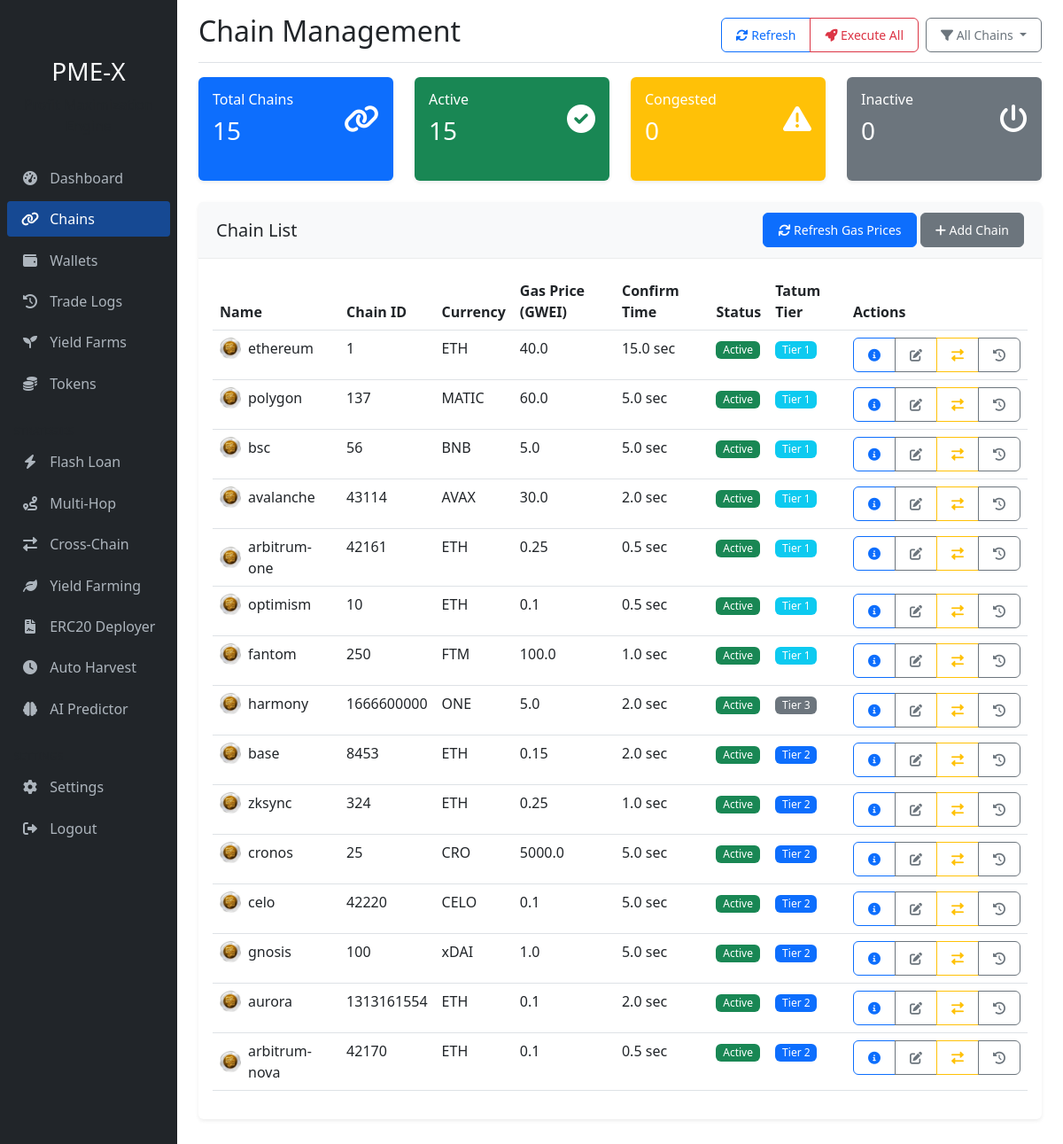
The page /chains (signed in) on the database its author committed.
### app/models/wallet.py (models this page shows, shortened)
class ChainInfo(db.Model):
    id = db.Column(db.Integer, primary_key=True)
    name = db.Column(db.String(50), nullable=False, unique=True)
    chain_id = db.Column(db.Integer, nullable=False, unique=True)
    rpc_url = db.Column(db.String(256), nullable=False)
    explorer_url = db.Column(db.String(256), nullable=True)
    currency_symbol = db.Column(db.String(10), nullable=False)
    avg_gas_price = db.Column(db.Float, nullable=True)  # in GWEI
    avg_confirmation_time = db.Column(db.Float, nullable=True)  # in seconds
    last_updated = db.Column(db.DateTime, default=datetime.utcnow)
    status = db.Column(db.String(20), default="active")  # active, inactive, congested
    tatum_network = db.Column(db.String(50), nullable=True)
    tatum_tier = db.Column(db.Integer, nullable=True)

### app/routes/dashboard.py (the view)
@dashboard_bp.route('/chains')
@login_required
def chains():
    chains = ChainInfo.query.all()
    chain_info = {}
    for chain in chains:
        chain_trades = Trade.query.filter_by(chain=chain.name).all()
        if chain_trades:
            avg_execution_time = sum(trade.execution_time or 0 for trade in chain_trades) / len(chain_trades)
            avg_profit = sum(trade.net_profit for trade in chain_trades) / len(chain_trades)
            trade_count = len(chain_trades)
        else:
            avg_execution_time = 0
            avg_profit = 0
            trade_count = 0
        chain_info[chain.name] = {
            'trade_count': trade_count,
            'avg_profit': avg_profit,
            'avg_execution_time': avg_execution_time
        }
    return render_template('dashboard/chains.html',
                           title='Chains',
                           chains=chains,
                           chain_stats=chain_info)

### app/models/user.py (called while the page is built)
@login_manager.user_loader
def load_user(user_id):
    return User.query.get(int(user_id))

### app/templates/dashboard/chains.html (shortened to what this page needs)
{% extends "base.html" %}
{% block header %}Chain Management{% endblock %}
{% block content %}
<div class="row mb-4">
    <div class="col-md-3">
        <div class="card bg-primary text-white h-100">
            <div class="card-body">
                <div class="d-flex justify-content-between align-items-center">
                    <div>
                        <h6 class="card-title">Total Chains</h6>
                        <h3 class="mb-0">{{ chains|length }}</h3>
                    </div>
                    <i class="fas fa-link fa-2x"></i>
                </div>
            </div>
        </div>
    </div>
    <div class="col-md-3">
        <div class="card bg-success text-white h-100">
            <div class="card-body">
                <div class="d-flex justify-content-between align-items-center">
                    <div>
                        <h6 class="card-title">Active</h6>
                        <h3 class="mb-0">{{ chains|selectattr('status', 'equalto', 'active')|list|length }}</h3>
                    </div>
                    <i class="fas fa-check-circle fa-2x"></i>
                </div>
            </div>
        </div>
    </div>
    <div class="col-md-3">
        <div class="card bg-warning text-white h-100">
            <div class="card-body">
                <div class="d-flex justify-content-between align-items-center">
                    <div>
                        <h6 class="card-title">Congested</h6>
                        <h3 class="mb-0">{{ chains|selectattr('status', 'equalto', 'congested')|list|length }}</h3>
                    </div>
                    <i class="fas fa-exclamation-triangle fa-2x"></i>
                </div>
            </div>
        </div>
    </div>
    <div class="col-md-3">
        <div class="card bg-secondary text-white h-100">
            <div class="card-body">
                <div class="d-flex justify-content-between align-items-center">
                    <div>
                        <h6 class="card-title">Inactive</h6>
                        <h3 class="mb-0">{{ chains|selectattr('status', 'equalto', 'inactive')|list|length }}</h3>
                    </div>
                    <i class="fas fa-power-off fa-2x"></i>
                </div>
            </div>
        </div>
    </div>
</div>
<div class="card">
    <div class="card-header d-flex justify-content-between align-items-center">
        <h5 class="mb-0">Chain List</h5>
        <div>
            <button class="btn btn-sm btn-primary" data-bs-toggle="modal" data-bs-target="#refreshChainModal">
                <i class="fas fa-sync"></i> Refresh Gas Prices
            </button>
            <button class="btn btn-sm btn-secondary" data-bs-toggle="modal" data-bs-target="#addChainModal">
                <i class="fas fa-plus"></i> Add Chain
            </button>
        </div>
    </div>
    <div class="card-body">
        {% if chains %}
        <div class="table-responsive">
            <table class="table table-hover" id="chain-table">
                <thead>
                    <tr>
                        <th>Name</th>
                        <th>Chain ID</th>
                        <th>Currency</th>
                        <th>Gas Price (GWEI)</th>
                        <th>Confirm Time</th>
                        <th>Status</th>
                        <th>Tatum Tier</th>
                        <th>Actions</th>
                    </tr>
                </thead>
                <tbody>
                    {% for chain in chains %}
                    <tr>
                        <td>
                            <div class="d-flex align-items-center">
                                <img src="{{ url_for('static', filename='img/chains/' ~ chain.name ~ '.png') }}"
                                     onerror="this.src='{{ url_for('static', filename='img/chains/default.jpeg') }}';"
                                     alt="{{ chain.name }}" class="me-2" width="24" height="24" />
                                <span>{{ chain.name }}</span>
                            </div>
                        </td>
                        <td>{{ chain.chain_id }}</td>
                        <td>{{ chain.currency_symbol }}</td>
                        <td>{{ chain.avg_gas_price }}</td>
                        <td>{{ chain.avg_confirmation_time }} sec</td>
                        <td>
                            {% if chain.status == 'active' %}
                            <span class="badge bg-success">Active</span>
                            {% elif chain.status == 'congested' %}
                            <span class="badge bg-warning">Congested</span>
                            {% else %}
                            <span class="badge bg-secondary">Inactive</span>
                            {% endif %}
                        </td>
                        <td>
                            <span class="badge {% if chain.tatum_tier == 1 %}bg-info{% elif chain.tatum_tier == 2 %}bg-primary{% else %}bg-secondary{% endif %}">
                                Tier {{ chain.tatum_tier }}
                            </span>
                        </td>
                        <td>
                            <div class="btn-group">
                                <button class="btn btn-sm btn-outline-primary chain-details-btn" data-chain-id="{{ chain.id }}">
                                    <i class="fas fa-info-circle"></i>
                                </button>
                                <button class="btn btn-sm btn-outline-secondary chain-edit-btn"
                                        data-chain-id="{{ chain.id }}"
                                        data-name="{{ chain.name }}"
                                        data-chain-id-value="{{ chain.chain_id }}"
                                        data-currency="{{ chain.currency_symbol }}"
                                        data-rpc-url="{{ chain.rpc_url }}"
                                        data-explorer-url="{{ chain.explorer_url }}"
                                        data-tatum-network="{{ chain.tatum_network }}"
                                        data-tatum-tier="{{ chain.tatum_tier }}"
                                        data-status="{{ chain.status }}">
                                    <i class="fas fa-edit"></i>
                                </button>
                                <button class="btn btn-sm btn-outline-warning chain-status-btn" data-chain-id="{{ chain.id }}">
                                    <i class="fas fa-exchange-alt"></i>
                                </button>
                                <a href="{{ url_for('dashboard.trade_logs') }}?chain={{ chain.name }}" class="btn btn-sm btn-outline-secondary">
                                    <i class="fas fa-history"></i>
                                </a>
                            </div>
                        </td>
                    </tr>
                    {% endfor %}
                </tbody>
            </table>
        </div>
        {% else %}
        <div class="alert alert-info">
            No chains found. Click "Add Chain" to add your first chain.
        </div>
        {% endif %}
    </div>
</div>
{% endblock %}

### app/static/css/custom.css (style rules this page uses)
.card { margin-bottom: 1.5rem; border: none; box-shadow: 0 0.125rem 0.25rem rgba(0, 0, 0, 0.075); }
.card-header { background-color: #f8f9fa; border-bottom: 1px solid rgba(0, 0, 0, 0.05); padding: 0.75rem 1.25rem; }
.table th { font-weight: 600; border-top: none; }
.btn { border-radius: 0.375rem; padding: 0.5rem 1rem; font-weight: 500; }
.btn-primary { background-color: #0d6efd; border-color: #0d6efd; }
.badge { padding: 0.35em 0.65em; font-weight: 500; border-radius: 0.375rem; }

### rows shown on the page
ChainInfo: name "ethereum", chain_id "1", currency_symbol "ETH", avg_gas_price "40.0", avg_confirmation_time "15.0", status "Active", tatum_tier "1"
ChainInfo: name "polygon", chain_id "137", currency_symbol "MATIC", avg_gas_price "60.0", avg_confirmation_time "5.0", status "Active", tatum_tier "1"
ChainInfo: name "bsc", chain_id "56", currency_symbol "BNB", avg_gas_price "5.0", avg_confirmation_time "5.0", status "Active", tatum_tier "1"
ChainInfo: name "avalanche", chain_id "43114", currency_symbol "AVAX", avg_gas_price "30.0", avg_confirmation_time "2.0", status "Active", tatum_tier "1"
ChainInfo: name "arbitrum-one", chain_id "42161", currency_symbol "ETH", avg_gas_price "0.25", avg_confirmation_time "0.5", status "Active", tatum_tier "1"
ChainInfo: name "optimism", chain_id "10", currency_symbol "ETH", avg_gas_price "0.1", avg_confirmation_time "0.5", status "Active", tatum_tier "1"
ChainInfo: name "fantom", chain_id "250", currency_symbol "FTM", avg_gas_price "100.0", avg_confirmation_time "1.0", status "Active", tatum_tier "1"
ChainInfo: name "harmony", chain_id "1666600000", currency_symbol "ONE", avg_gas_price "5.0", avg_confirmation_time "2.0", status "Active", tatum_tier "3"
ChainInfo: name "base", chain_id "8453", currency_symbol "ETH", avg_gas_price "0.15", avg_confirmation_time "2.0", status "Active", tatum_tier "2"
ChainInfo: name "zksync", chain_id "324", currency_symbol "ETH", avg_gas_price "0.25", avg_confirmation_time "1.0", status "Active", tatum_tier "2"
ChainInfo: name "cronos", chain_id "25", currency_symbol "CRO", avg_gas_price "5000.0", avg_confirmation_time "5.0", status "Active", tatum_tier "2"
ChainInfo: name "celo", chain_id "42220", currency_symbol "CELO", avg_gas_price "0.1", avg_confirmation_time "5.0", status "Active", tatum_tier "2"
ChainInfo: name "gnosis", chain_id "100", currency_symbol "xDAI", avg_gas_price "1.0", avg_confirmation_time "5.0", status "Active", tatum_tier "2"
ChainInfo: name "aurora", chain_id "1313161554", currency_symbol "ETH", avg_gas_price "0.1", avg_confirmation_time "2.0", status "Active", tatum_tier "2"
ChainInfo: name "arbitrum-nova", chain_id "42170", currency_symbol "ETH", avg_gas_price "0.1", avg_confirmation_time "0.5", status "Active", tatum_tier "2"

### other values the page prints
{{ chains|length }} "15"
{{ chains|selectattr('status', 'equalto', 'active')|list|length }} "15"
{{ chains|selectattr('status', 'equalto', 'congested')|list|length }} "0"
{{ chains|selectattr('status', 'equalto', 'inactive')|list|length }} "0"
